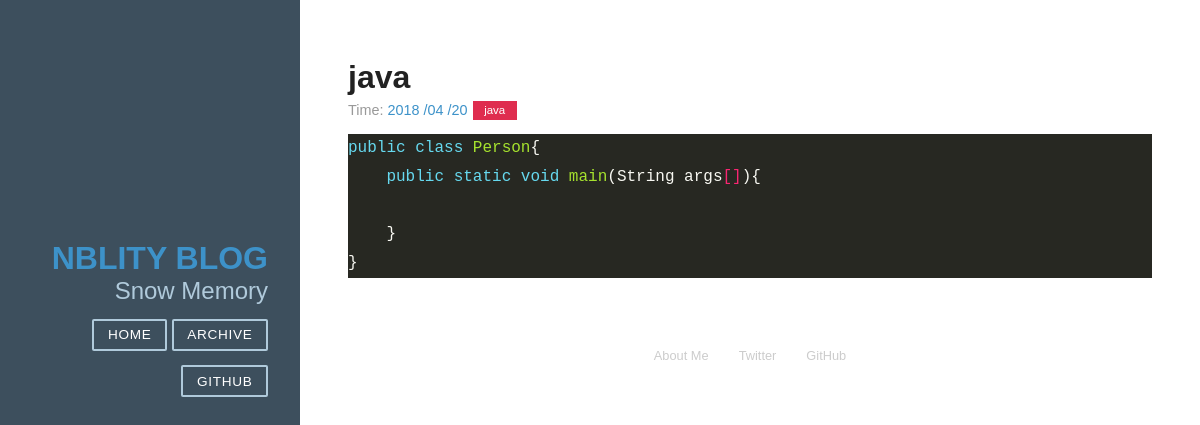
The page /detail/4 on the database its author committed.
### article/models.py (models this page shows, shortened)
class Article(models.Model):
    title = models.CharField(max_length = 100)#博客题目
    category = models.CharField(max_length = 50)#博客标签
    date_time = models.DateTimeField(auto_now_add=True)#博客日期
    content = models.TextField(blank=True,null=True) #博客文章正文
    class Meta:
        ordering = ['-date_time']

### article/views.py (the view)
# urls.py: path('detail/<int:id>',views.detail,name='detail'),
def detail(request,id):
    try:
        post = Article.objects.get(id=str(id))
    except Article.DoesNotExist:
        raise Http404
    return render(request, 'post.html', {'post':post})

### article/templatetags/custom_markdown.py (called while the page is built)
@register.filter(is_safe=True)  #注册template filter
@stringfilter  #希望字符串作为参数
def custom_markdown(value):
    return mark_safe(markdown.markdown(value,
        extensions = [
                        'markdown.extensions.extra',
                        'markdown.extensions.codehilite',
                        'markdown.extensions.toc'
                      ],
                                       safe_mode=True,
                                       enable_attributes=False))

### templates/post.html
{% extends "base.html" %}
{%load custom_markdown%}
${% block content %}
<div class="posts">
        <section class="post">
            <header class="post-header">
                <h2 class="post-title">{{ post.title }}</h2>
                    <p class="post-meta">
                        Time:  <a class="post-author" href="#">{{ post.date_time|date:"Y /m /d"}}</a> <a class="post-category post-category-js" href="#">{{ post.category }}</a>
                    </p>
            </header>
                <div class="post-description">
                    <p>
                        {{ post.content|custom_markdown }}
                    </p>
                </div>
        </section>
</div>
{% endblock %}

### static/pure/pure-min.css (style rules this page uses)
html { font-family:sans-serif;-ms-text-size-adjust:100%;-webkit-text-size-adjust:100% }
body { margin:0 }
article,aside,details,figcaption,figure,footer,header,hgroup,main,menu,nav,section,summary { display:block }
a { background-color:transparent }
pre,textarea { overflow:auto }
code,kbd,pre,samp { font-family:monospace,monospace;font-size:1em }

### static/blog/blog.css (style rules this page uses)
* { -webkit-box-sizing: border-box; -moz-box-sizing: border-box; box-sizing: border-box; }
a { text-decoration: none; color: rgb(61, 146, 201); }
.post { padding-bottom: 2em; }
.post-title { font-size: 2em; color: #222; margin-bottom: 0.2em; }
.post-description { font-family: Georgia, "Cambria", serif; color: #444; line-height: 1.8em; }
.post-meta { color: #999; font-size: 90%; margin: 0; }
.post-category { margin: 0 0.1em; padding: 0.3em 1em; color: #fff; background: #999; font-size: 80%; }
.post-category-js { background: #df2d4f; }

### static/blog/monokai.css (style rules this page uses)
.codehilite { background: #272822; color: #f8f8f2 }
.codehilite .n { color: #f8f8f2 }
.codehilite .o { color: #f92672 }
.codehilite .p { color: #f8f8f2 }
.codehilite .kd { color: #66d9ef }
.codehilite .kt { color: #66d9ef }
.codehilite .nc { color: #a6e22e }
.codehilite .nf { color: #a6e22e }
.codehilite .w { color: #f8f8f2 }

### rows shown on the page
Article: title "java", date_time "2018 /04 /20", category "java", content|custom_markdown "public class Person { public static void main ( String args [] ){ } }"
